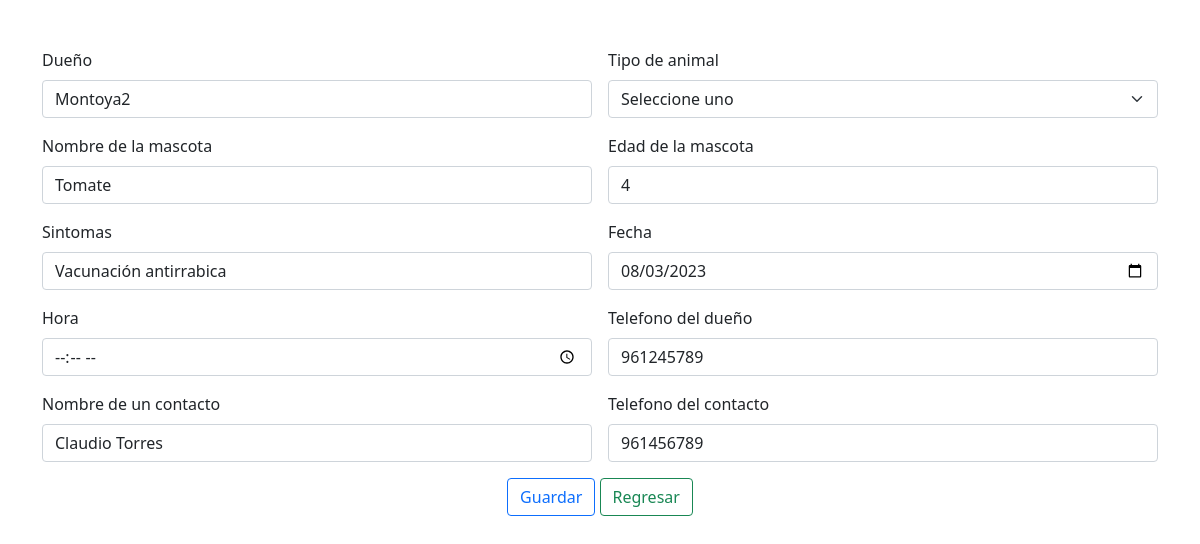
Screenshot of /editar.php?id=35 with the database file from the repository.
### tables this page shows
CREATE TABLE `alumnos` (
  `id` int(11) NOT NULL,
  `dueño` varchar(50) NOT NULL,
  `tipo_animal` varchar(50) NOT NULL,
  `nombre` varchar(50) NOT NULL,
  `edad` int(10) NOT NULL,
  `sintomas` varchar(50) NOT NULL,
  `fecha` date DEFAULT NULL,
  `hora` time(6) NOT NULL,
  `telefono_dueño` int(10) NOT NULL,
  `nombre_contacto` varchar(50) NOT NULL,
  `telefono_contacto` int(10) NOT NULL
);

### editar.php (the view, shortened to what this page needs)
<!DOCTYPE html>
<html lang="en">
<head>
    <link href="https://cdn.jsdelivr.net/npm/bootstrap@5.1.3/dist/css/bootstrap.min.css" rel="stylesheet">
</head>
<body>
<?php
require_once('conexion.php');
$con = mysqli_connect($hostname_escuela2, $username_escuela2, $password_escuela2, $database_escuela2);
?>
<div class="container mt-5">
<form action="editar.php" method="post" class="row g-3">
    <?php
    $query = "SELECT * FROM alumnos WHERE id = " . $_REQUEST['id'];
    $result = mysqli_query($con, $query);
    while ($row = mysqli_fetch_array($result)) {
        ?>
    <div class="col-md-6">
        <label for="dueño" class="form-label">Dueño</label>
        <input type="text" class="form-control" name="dueño" id="dueño" value="<?php echo $row['dueño']; ?>">
    </div>
    <div class="col-md-6">
        <label for="tipoAnimal" class="form-label">Tipo de animal</label>
        <select class="form-select" name="tipoAnimal" id="tipoAnimal" value="<?php echo $row['tipo_animal']; ?>">
        <option value="dog">Seleccione uno</option>
                </select>
    </div>
    <div class="col-md-6">
        <label for="nombre" class="form-label">Nombre de la mascota</label>
        <input type="text" class="form-control" name="nombre" id="nombre" value="<?php echo $row['nombre']; ?>">
    </div>
    <div class="col-md-6">
        <label for="edad" class="form-label">Edad de la mascota</label>
        <input type="number" class="form-control" name="edad" id="edad" value="<?php echo $row['edad']; ?>">
    </div>
    <div class="col-md-6">
        <label for="sintomas" class="form-label">Sintomas</label>
        <input type="text"  class="form-control" name="sintomas" id="sintomas" value="<?php echo $row['sintomas']; ?>">
    </div>
    <div class="col-md-6">
        <label for="fecha" class="form-label">Fecha</label>
        <input type="date" class="form-control" name="fecha" id="fecha" value="<?php echo $row['fecha']; ?>">
    </div>
        <div class="col-md-6">
        <label for="hora" class="form-label">Hora</label>
        <input type="time" class="form-control" name="hora" id="hora" value="<?php echo $row['hora']; ?>">
    </div>
    <div class="col-md-6">
        <label for="telefonoDueño" class="form-label">Telefono del dueño</label>
        <input type="number"  class="form-control" name="telefonoDueño" id="telefonoDueño" value="<?php echo $row['telefono_dueño']; ?>">
    </div>
    <div class="col-md-6">
        <label for="nombreContacto" class="form-label">Nombre de un contacto</label>
        <input type="text" class="form-control" name="nombreContacto" id="nombreContacto" value="<?php echo $row['nombre_contacto']; ?>">
    </div>
    <div class="col-md-6">
        <label for="telefonoContacto" class="form-label">Telefono del contacto</label>
        <input type="text" class="form-control" name="telefonoContacto" id="telefonoContacto" value="<?php echo $row['telefono_contacto']; ?>">
    </div>
  <div class="col-12 text-center">
        <input type="submit" class="btn btn-outline-primary" value="Guardar" name="guardar">
        <a href="indexAdmin.php" class="btn btn-outline-success ml-2">Regresar</a>
    </div>
        <?php
    }
    ?>
    </div>
</body>
</html>

### rows the page displays
alumnos: dueño "Montoya2", tipoAnimal "Seleccione uno", nombre "Tomate", edad "4", sintomas "Vacunación antirrabica", fecha "08/03/2023", telefonoDueño "961245789", nombreContacto "Claudio Torres", telefonoContacto "961456789"
